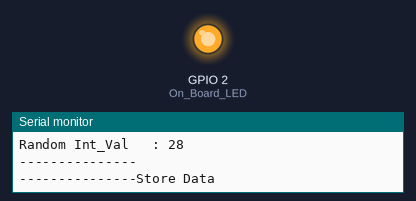
The sketch below on a simulated ESP8266 (NodeMCU). On the bench: output pins drawn as LEDs (lit = HIGH), the last lines printed to the serial monitor. WiFi joins after 1.5 s; servers stay silent unless stated; random numbers use the default seed unless the sketch sets one.

Above: at 1.66 s.
At 6.6 s:
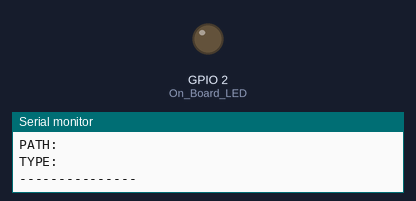
Timing chart, 0 to 14.5 s (numbered marks = the images above):
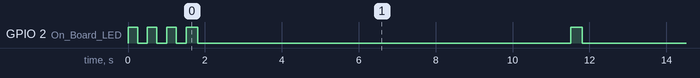

Measured:
- by itself, GPIO 2 (On_Board_LED): HIGH → LOW at 0.25 s, → HIGH 0.25 s later, → LOW 0.25 s later, → HIGH 0.25 s later, … (31 changes in this stretch)

The sketch:

firebaseee.ino
```cpp
//>>>>>>>>>>>>>>>>>>>>>>>>>>>>>>>>>>>>>>>>>>>>>>>>>>>>>>>>>>>>>>>>>>>>>>>>>>>>>>>>>>>>>>>>> Information about Sign-up quota.
//
// Until this video or project was created, to access the Firebase Realtime Database there is a Sign-up quota. Here's an explanation:
//
//  __________________________________________________________________________________________________________________________________________________________________________
// | Sign-up quota                                                                                                                                                            |
// |                                                                                                                                                                          |
// | To protect your project from abuse, we limit the number of new Email/Password and Anonymous accounts that your application can create in a day from a single IP address. |
// |                                                                                                                                                                          |
// | Current quota per hour: 100                                                                                                                                              |
// |__________________________________________________________________________________________________________________________________________________________________________|
//
// For more information, you can see it at:
// (Open your Firebase project) Authentication -> click the Settings tab -> click Sign-up quota.
// Or you can also see it here: https://firebase.google.com/docs/auth/limits
//<<<<<<<<<<<<<<<<<<<<<<<<<<<<<<<<<<<<<<<<<<<<<<<<<<<<<<<<<<<<<<<<<<<<<<<<<<<<<<<<<<<<<<<<<


//>>>>>>>>>>>>>>>>>>>>>>>>>>>>>>>>>>>>>>>>>>>>>>>>>>>>>>>>>>>>>>>>>>>>>>>>>>>>>>>>>>>>>>>>> 01_Store_Data
/*
 *  Reference : https://randomnerdtutorials.com/esp32-firebase-realtime-database/
 */

//======================================== Including the libraries.
#if defined(ESP32)
  #include <WiFi.h>
#elif defined(ESP8266)
  #include <ESP8266WiFi.h>
#endif
#include <Firebase_ESP_Client.h>
//========================================

//======================================== Insert your network credentials.
#define WIFI_SSID "Galaxy A02s1685"
#define WIFI_PASSWORD "gikk3536"
// gikk3536 password
//Galaxy A02s1685
//========================================

//Provide the token generation process info.
#include "addons/TokenHelper.h"

//Provide the RTDB payload printing info and other helper functions.
#include "addons/RTDBHelper.h"

// Defines the Digital Pin of the "On Board LED".
#define On_Board_LED 2

// Insert Firebase project API Key
#define API_KEY "AIzaSyDa7Dm9Ep_93tIefOidVb1Lf1ALBHI8VoA"

// Insert RTDB URLefine the RTDB URL */
#define DATABASE_URL "https://agropredict-143e6-default-rtdb.firebaseio.com/"

// Define Firebase Data object.
FirebaseData fbdo;

// Define firebase authentication.
FirebaseAuth auth;

// Definee firebase configuration.
FirebaseConfig config;

//======================================== Millis variable to send/store data to firebase database.
unsigned long sendDataPrevMillis = 0;
const long sendDataIntervalMillis = 10000; //--> Sends/stores data to firebase database every 10 seconds.
//========================================

// Boolean variable for sign in status.
bool signupOK = false;

float store_random_Float_Val;
int store_random_Int_Val;

//________________________________________________________________________________ VOID SETUP
void setup() {
  // put your setup code here, to run once:

  Serial.begin(115200);
  Serial.println();

  pinMode(On_Board_LED, OUTPUT);

  //---------------------------------------- The process of connecting the WiFi on the ESP32 to the WiFi Router/Hotspot.
  WiFi.mode(WIFI_STA);
  WiFi.begin(WIFI_SSID, WIFI_PASSWORD);
  Serial.println("---------------Connection");
  Serial.print("Connecting to : ");
  Serial.println(WIFI_SSID);
  while (WiFi.status() != WL_CONNECTED){
    Serial.print(".");

    digitalWrite(On_Board_LED, HIGH);
    delay(250);
    digitalWrite(On_Board_LED, LOW);
    delay(250);
  }
  digitalWrite(On_Board_LED, LOW);
  Serial.println();
  Serial.print("Successfully connected to : ");
  Serial.println(WIFI_SSID);
  //Serial.print("IP : ");
  //Serial.println(WiFi.localIP());
  Serial.println("---------------");
  //----------------------------------------

  // Assign the api key (required).
  config.api_key = API_KEY;

  // Assign the RTDB URL (required).
  config.database_url = DATABASE_URL;

  // Sign up.
  Serial.println();
  Serial.println("---------------Sign up");
  Serial.print("Sign up new user... ");
  if (Firebase.signUp(&config, &auth, "", "")){
    Serial.println("ok");
    signupOK = true;
  }
  else{
    Serial.printf("%s\n", config.signer.signupError.message.c_str());
  }
  Serial.println("---------------");

  // Assign the callback function for the long running token generation task.
  config.token_status_callback = tokenStatusCallback; //--> see addons/TokenHelper.h

  Firebase.begin(&config, &auth);
  Firebase.reconnectWiFi(true);
}
//________________________________________________________________________________

//________________________________________________________________________________ VOID LOOP
void loop() {
  // put your main code here, to run repeatedly:

  if (Firebase.ready() && signupOK && (millis() - sendDataPrevMillis > sendDataIntervalMillis || sendDataPrevMillis == 0)){
    sendDataPrevMillis = millis();

    //---------------------------------------- Generate random values.
    int randNumber = random(15, 40);
    float f = (float)randNumber / 1.01;
    int i = (int(f*100));
    store_random_Float_Val = float(i) / 100;
    store_random_Int_Val = random(10, 99);
    //----------------------------------------

    //----------------------------------------
    Serial.println();
    Serial.println("---------------Random Value");
    Serial.print("Random Float_Val : ");
    Serial.println(store_random_Float_Val);
    Serial.print("Random Int_Val   : ");
    Serial.println(store_random_Int_Val);
    Serial.println("---------------");
    //----------------------------------------

    //---------------------------------------- The process of sending/storing data to the firebase database.
    Serial.println();
    Serial.println("---------------Store Data");
    digitalWrite(On_Board_LED, HIGH);

    // Write an Int number on the database path test/random_Float_Val.
    if (Firebase.RTDB.setFloat(&fbdo, "Test/random_Float_Val", store_random_Float_Val)) {
      Serial.println("PASSED");
      Serial.println("PATH: " + fbdo.dataPath());
      Serial.println("TYPE: " + fbdo.dataType());
    }
    else {
      Serial.println("FAILED");
      Serial.println("REASON: " + fbdo.errorReason());
    }

    // Write an Float number on the database path test/random_Int_Val.
    if (Firebase.RTDB.setInt(&fbdo, "Test/random_Int_Val", store_random_Int_Val)) {
      Serial.println("PASSED");
      Serial.println("PATH: " + fbdo.dataPath());
      Serial.println("TYPE: " + fbdo.dataType());
    }
    else {
      Serial.println("FAILED");
      Serial.println("REASON: " + fbdo.errorReason());
    }

    digitalWrite(On_Board_LED, LOW);
    Serial.println("---------------");
    //----------------------------------------
  }
}
//________________________________________________________________________________
//<<<<<<<<<<<<<<<<<<<<<<<<<<<<<<<<<<<<<<<<<<<<<<<<<<<<<<<<<<<<<<<<<<<<<<<<<<<<<<<<<<<<<<<<<
```
